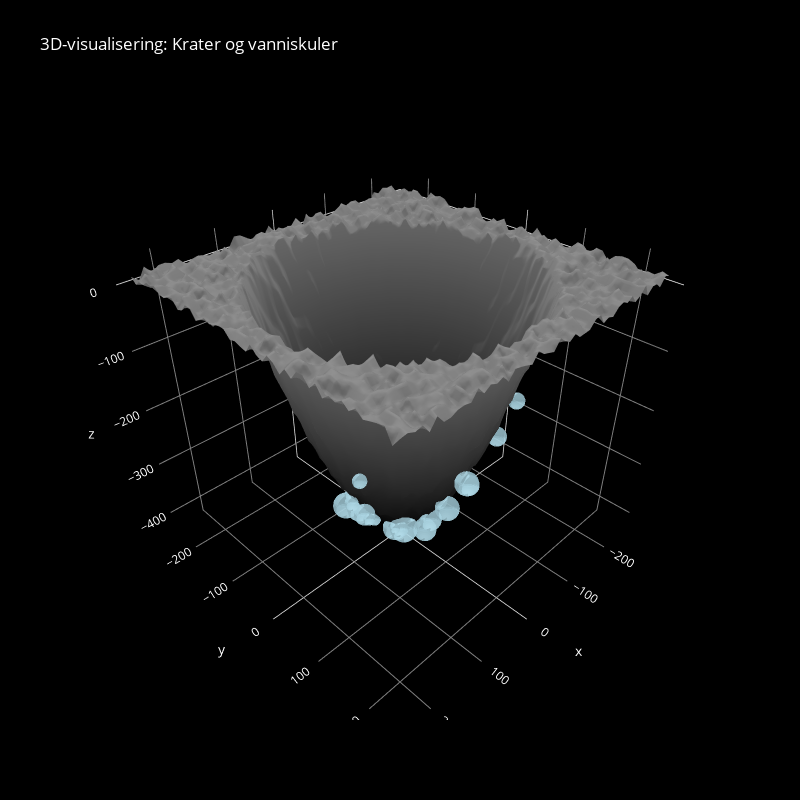
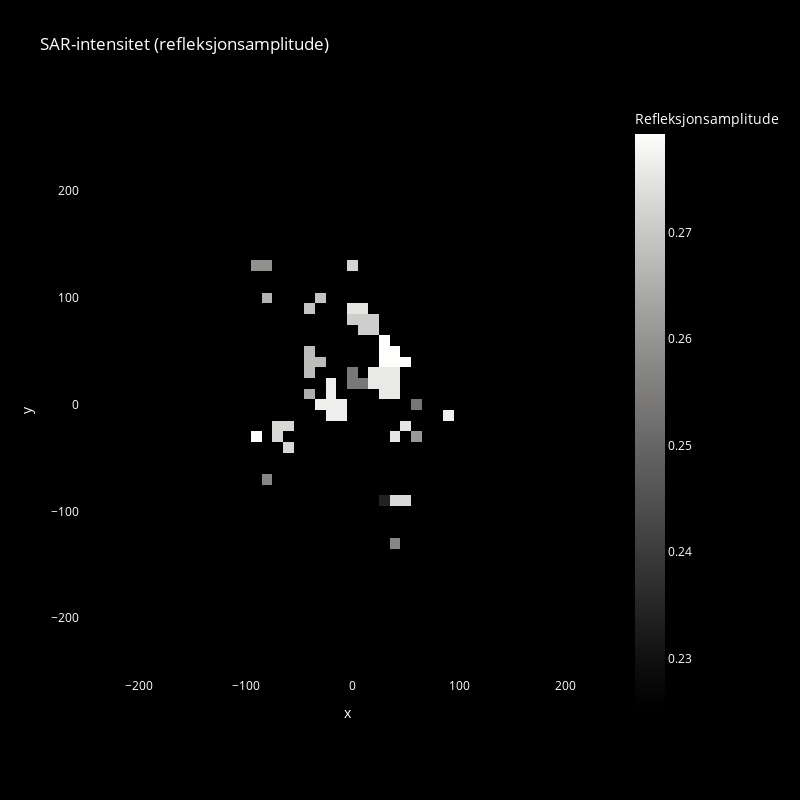
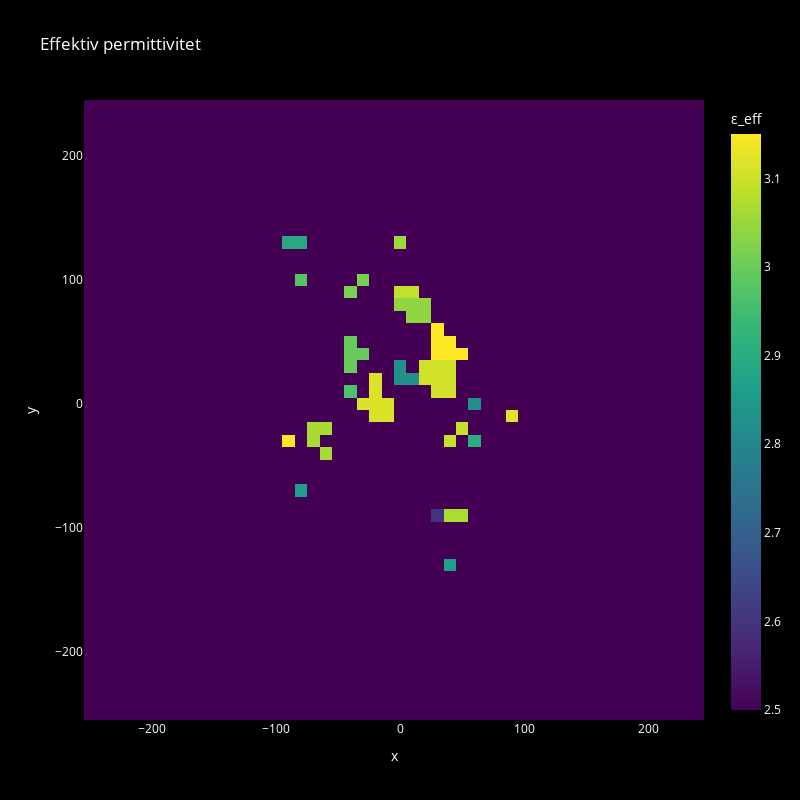
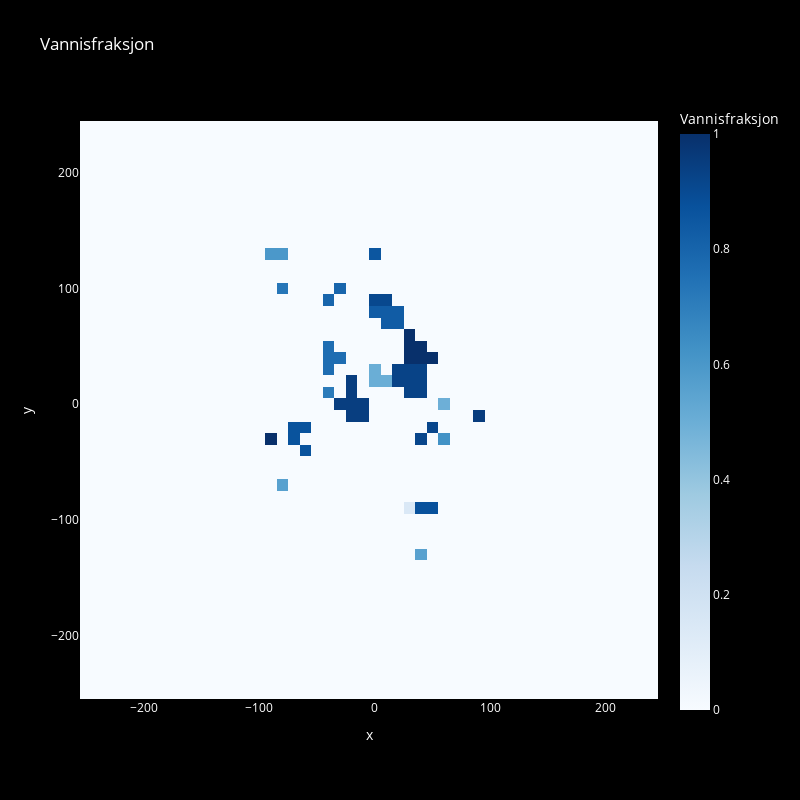

Notebook cell for these charts, in order:
### Code cell
import numpy as np
import plotly.graph_objects as go
import plotly.express as px

# ---------------------------
# Konstanter og parametere
# ---------------------------
c = 3e8  # m/s
frequency = 1e9      # Hz
sat_height = 50e3     # m
pixel_size = 10       # m (romlig oppløsning)
domain_size = 500     # m^2
wavelength = c / frequency

epsilon_regolith = 2.5
epsilon_ice = 3.15

crater_center = (0, 0)
crater_radius = 200
crater_depth = 400
mixing_depth = 20 # Avgjør fraksjonen av vannis

# ---------------------------
# 1. Grid og overflate
# ---------------------------
x = np.arange(-domain_size/2, domain_size/2, pixel_size)
y = np.arange(-domain_size/2, domain_size/2, pixel_size)
X, Y = np.meshgrid(x, y)

R = np.sqrt((X - crater_center[0])**2 + (Y - crater_center[1])**2)
surface = np.zeros_like(X)
inside_crater = R < crater_radius
surface[inside_crater] = -crater_depth * (1 - (R[inside_crater] / crater_radius)**2)

# Add some texture to the top of the crater with rounded edges and a small wall
terrain_texture = np.random.uniform(0, 20, size=surface.shape)
surface += terrain_texture

# ---------------------------
# 2. Vanniskuler i kraterets bunn
# ---------------------------
np.random.seed(69420)
num_ice_spheres = 80
ice_spheres = []

for _ in range(num_ice_spheres):
    radius = np.random.normal(15, 5)
    depth = np.random.uniform(1, 5)
    
    # 1. Velg en tilfeldig høyde (cz) for vanniskulen
    cz = np.random.normal(-crater_depth-radius, crater_depth / 4)

    # 2. Beregn den tilgjengelige radiusen på kraterveggen for denne høyden
    valid_indices = np.where(np.abs(surface - cz) < 1)  # Finn punktene der høyden cz er nærmest overflaten
    possible_R = R[valid_indices]  # Radius på de punktene

    if len(possible_R) > 0:
        # Velg en tilfeldig radius for isblokken fra mulige verdier
        R_at_cz = np.random.choice(possible_R) + radius*1.1

        # 3. Velg en tilfeldig posisjon (x, y) på kraterveggen ved høyden cz
        angle = np.random.uniform(0, 2 * np.pi)
        cx = R_at_cz * np.cos(angle)  # x-posisjon
        cy = R_at_cz * np.sin(angle)  # y-posisjon

        # 4. Legg kulen til listen
        ice_spheres.append((cx, cy, cz, radius))

# ---------------------------
# 3. Beregn vannisfraksjon i hvert piksel
# ---------------------------
f_ice = np.zeros_like(X, dtype=float)

for cx, cy, cz, radius in ice_spheres:
    dist_xy = np.sqrt((X - cx)**2 + (Y - cy)**2)
    depth_from_surface = surface - cz
    in_sphere = (dist_xy <= radius) & (depth_from_surface <= radius)

    f_block = np.clip(radius / mixing_depth, 0, 1)
    f_ice[in_sphere] = np.maximum(f_ice[in_sphere], f_block)

# ---------------------------
# 4. Effektiv permittivitet og SAR-refleksjon
# ---------------------------
epsilon_eff = f_ice * epsilon_ice + (1 - f_ice) * epsilon_regolith

r_horiz = np.sqrt(X**2 + Y**2)
d_surface = np.sqrt(r_horiz**2 + (sat_height - surface)**2)
theta = np.arctan2(r_horiz, (sat_height - surface))
sqrt_term = np.sqrt(np.maximum(epsilon_eff - np.sin(theta)**2, 0))
r_eff = (np.cos(theta) - sqrt_term) / (np.cos(theta) + sqrt_term)

# Inkluder bølgelengden i refleksjonskoeffisienten
r_eff = r_eff * np.exp(-2j * np.pi * d_surface / wavelength)
amp = np.abs(r_eff)

# ---------------------------
# 5. Plotly 3D-visualisering
# ---------------------------
fig3d = go.Figure()

fig3d.add_trace(go.Surface(
    z=surface, x=X, y=Y,
    colorscale=[[0, 'black'], [1, 'gray']],
    showscale=False, opacity=1.0,
    name="Overflate"
))

for cx, cy, cz, radius in ice_spheres:
    u = np.linspace(0, 2 * np.pi, 20)
    v = np.linspace(0, np.pi, 20)
    u, v = np.meshgrid(u, v)
    xs = radius * np.cos(u) * np.sin(v) + cx
    ys = radius * np.sin(u) * np.sin(v) + cy
    zs = radius * np.cos(v) + cz
    fig3d.add_trace(go.Surface(
        x=xs, y=ys, z=zs,
        colorscale=[[0, 'lightblue'], [1, 'lightblue']],
        showscale=False, opacity=0.7,
        name='Vannis'
    ))

fig3d.update_layout(
    width=800, height=800,
    title="3D-visualisering: Krater og vanniskuler",
    scene=dict(
        xaxis_title='x', yaxis_title='y', zaxis_title='z',
        xaxis=dict(backgroundcolor='black', gridcolor='gray', color='white'),
        yaxis=dict(backgroundcolor='black', gridcolor='gray', color='white'),
        zaxis=dict(backgroundcolor='black', gridcolor='gray', color='white'),
        bgcolor='black'
    ),
    paper_bgcolor='black',
    plot_bgcolor='black',
    font=dict(color='white')
)
fig3d.show()

# ---------------------------
# 6. Plotly 2D Visualisering med svart bakgrunn
# ---------------------------

fig_amp = px.imshow(amp, x=x, y=y, color_continuous_scale='gray',
                   origin='lower',
                   labels={'color': 'Refleksjonsamplitude'},
                   title='SAR-intensitet (refleksjonsamplitude)')
fig_amp.update_layout(
    width=800, height=800,
    xaxis_title='x',
    yaxis_title='y',
    paper_bgcolor='black',
    plot_bgcolor='black',
    font_color='white',
    coloraxis_colorbar=dict(bgcolor='black'),
    xaxis=dict(showgrid=True, gridcolor='white', zeroline=False, color='white'),
    yaxis=dict(showgrid=True, gridcolor='white', zeroline=False, color='white')
)
fig_amp.show()

fig_eps = px.imshow(epsilon_eff, x=x, y=y, color_continuous_scale='viridis',
                   origin='lower',
                   labels={'color': 'ε_eff'},
                   title='Effektiv permittivitet')
fig_eps.update_layout(
    width=800, height=800,
    xaxis_title='x',
    yaxis_title='y',
    paper_bgcolor='black',
    plot_bgcolor='black',
    font_color='white',
    coloraxis_colorbar=dict(bgcolor='black'),
    xaxis=dict(showgrid=True, gridcolor='white', zeroline=False, color='white'),
    yaxis=dict(showgrid=True, gridcolor='white', zeroline=False, color='white')
)
fig_eps.show()

fig_frac = px.imshow(f_ice, x=x, y=y, color_continuous_scale='Blues',
                    origin='lower',
                    labels={'color': 'Vannisfraksjon'},
                    title='Vannisfraksjon')
fig_frac.update_layout(
    width=800, height=800,
    xaxis_title='x',
    yaxis_title='y',
    paper_bgcolor='black',
    plot_bgcolor='black',
    font_color='white',
    coloraxis_colorbar=dict(bgcolor='black'),
    xaxis=dict(showgrid=True, gridcolor='white', zeroline=False, color='white'),
    yaxis=dict(showgrid=True, gridcolor='white', zeroline=False, color='white')
)
fig_frac.show()

### Figure 1 — Plotly figure (JSON) as saved in the notebook; plotly's stock layout.template omitted (floating-point values rounded to 4 significant figures; data arrays with more than 128 entries replaced by an {"elided": "..."} marker saying what was removed)
{"data": [{"colorscale": [[0, "black"], [1, "gray"]], "name": "Overflate", "opacity": 1, "showscale": false, "type": "surface", "x": {"elided": "50x50 int values"}, "y": {"elided": "50x50 int values"}, "z": {"elided": "50x50 float values"}}, {"colorscale": [[0, "lightblue"], [1, "lightblue"]], "name": "Vannis", "opacity": 0.7, "showscale": false, "type": "surface", "x": {"elided": "20x20 float values"}, "y": {"elided": "20x20 float values"}, "z": {"elided": "20x20 float values"}}, {"colorscale": [[0, "lightblue"], [1, "lightblue"]], "name": "Vannis", "opacity": 0.7, "showscale": false, "type": "surface", "x": {"elided": "20x20 float values"}, "y": {"elided": "20x20 float values"}, "z": {"elided": "20x20 float values"}}, {"colorscale": [[0, "lightblue"], [1, "lightblue"]], "name": "Vannis", "opacity": 0.7, "showscale": false, "type": "surface", "x": {"elided": "20x20 float values"}, "y": {"elided": "20x20 float values"}, "z": {"elided": "20x20 float values"}}, {"colorscale": [[0, "lightblue"], [1, "lightblue"]], "name": "Vannis", "opacity": 0.7, "showscale": false, "type": "surface", "x": {"elided": "20x20 float values"}, "y": {"elided": "20x20 float values"}, "z": {"elided": "20x20 float values"}}, {"colorscale": [[0, "lightblue"], [1, "lightblue"]], "name": "Vannis", "opacity": 0.7, "showscale": false, "type": "surface", "x": {"elided": "20x20 float values"}, "y": {"elided": "20x20 float values"}, "z": {"elided": "20x20 float values"}}, {"colorscale": [[0, "lightblue"], [1, "lightblue"]], "name": "Vannis", "opacity": 0.7, "showscale": false, "type": "surface", "x": {"elided": "20x20 float values"}, "y": {"elided": "20x20 float values"}, "z": {"elided": "20x20 float values"}}, {"colorscale": [[0, "lightblue"], [1, "lightblue"]], "name": "Vannis", "opacity": 0.7, "showscale": false, "type": "surface", "x": {"elided": "20x20 float values"}, "y": {"elided": "20x20 float values"}, "z": {"elided": "20x20 float values"}}, {"colorscale": [[0, "lightblue"], [1, "lightblue"]], "name": "Vannis", "opacity": 0.7, "showscale": false, "type": "surface", "x": {"elided": "20x20 float values"}, "y": {"elided": "20x20 float values"}, "z": {"elided": "20x20 float values"}}, {"colorscale": [[0, "lightblue"], [1, "lightblue"]], "name": "Vannis", "opacity": 0.7, "showscale": false, "type": "surface", "x": {"elided": "20x20 float values"}, "y": {"elided": "20x20 float values"}, "z": {"elided": "20x20 float values"}}, {"colorscale": [[0, "lightblue"], [1, "lightblue"]], "name": "Vannis", "opacity": 0.7, "showscale": false, "type": "surface", "x": {"elided": "20x20 float values"}, "y": {"elided": "20x20 float values"}, "z": {"elided": "20x20 float values"}}, {"colorscale": [[0, "lightblue"], [1, "lightblue"]], "name": "Vannis", "opacity": 0.7, "showscale": false, "type": "surface", "x": {"elided": "20x20 float values"}, "y": {"elided": "20x20 float values"}, "z": {"elided": "20x20 float values"}}, {"colorscale": [[0, "lightblue"], [1, "lightblue"]], "name": "Vannis", "opacity": 0.7, "showscale": false, "type": "surface", "x": {"elided": "20x20 float values"}, "y": {"elided": "20x20 float values"}, "z": {"elided": "20x20 float values"}}, {"colorscale": [[0, "lightblue"], [1, "lightblue"]], "name": "Vannis", "opacity": 0.7, "showscale": false, "type": "surface", "x": {"elided": "20x20 float values"}, "y": {"elided": "20x20 float values"}, "z": {"elided": "20x20 float values"}}, {"colorscale": [[0, "lightblue"], [1, "lightblue"]], "name": "Vannis", "opacity": 0.7, "showscale": false, "type": "surface", "x": {"elided": "20x20 float values"}, "y": {"elided": "20x20 float values"}, "z": {"elided": "20x20 float values"}}, {"colorscale": [[0, "lightblue"], [1, "lightblue"]], "name": "Vannis", "opacity": 0.7, "showscale": false, "type": "surface", "x": {"elided": "20x20 float values"}, "y": {"elided": "20x20 float values"}, "z": {"elided": "20x20 float values"}}, {"colorscale": [[0, "lightblue"], [1, "lightblue"]], "name": "Vannis", "opacity": 0.7, "showscale": false, "type": "surface", "x": {"elided": "20x20 float values"}, "y": {"elided": "20x20 float values"}, "z": {"elided": "20x20 float values"}}, {"colorscale": [[0, "lightblue"], [1, "lightblue"]], "name": "Vannis", "opacity": 0.7, "showscale": false, "type": "surface", "x": {"elided": "20x20 float values"}, "y": {"elided": "20x20 float values"}, "z": {"elided": "20x20 float values"}}, {"colorscale": [[0, "lightblue"], [1, "lightblue"]], "name": "Vannis", "opacity": 0.7, "showscale": false, "type": "surface", "x": {"elided": "20x20 float values"}, "y": {"elided": "20x20 float values"}, "z": {"elided": "20x20 float values"}}, {"colorscale": [[0, "lightblue"], [1, "lightblue"]], "name": "Vannis", "opacity": 0.7, "showscale": false, "type": "surface", "x": {"elided": "20x20 float values"}, "y": {"elided": "20x20 float values"}, "z": {"elided": "20x20 float values"}}, {"colorscale": [[0, "lightblue"], [1, "lightblue"]], "name": "Vannis", "opacity": 0.7, "showscale": false, "type": "surface", "x": {"elided": "20x20 float values"}, "y": {"elided": "20x20 float values"}, "z": {"elided": "20x20 float values"}}, {"colorscale": [[0, "lightblue"], [1, "lightblue"]], "name": "Vannis", "opacity": 0.7, "showscale": false, "type": "surface", "x": {"elided": "20x20 float values"}, "y": {"elided": "20x20 float values"}, "z": {"elided": "20x20 float values"}}, {"colorscale": [[0, "lightblue"], [1, "lightblue"]], "name": "Vannis", "opacity": 0.7, "showscale": false, "type": "surface", "x": {"elided": "20x20 float values"}, "y": {"elided": "20x20 float values"}, "z": {"elided": "20x20 float values"}}, {"colorscale": [[0, "lightblue"], [1, "lightblue"]], "name": "Vannis", "opacity": 0.7, "showscale": false, "type": "surface", "x": {"elided": "20x20 float values"}, "y": {"elided": "20x20 float values"}, "z": {"elided": "20x20 float values"}}, {"colorscale": [[0, "lightblue"], [1, "lightblue"]], "name": "Vannis", "opacity": 0.7, "showscale": false, "type": "surface", "x": {"elided": "20x20 float values"}, "y": {"elided": "20x20 float values"}, "z": {"elided": "20x20 float values"}}, {"colorscale": [[0, "lightblue"], [1, "lightblue"]], "name": "Vannis", "opacity": 0.7, "showscale": false, "type": "surface", "x": {"elided": "20x20 float values"}, "y": {"elided": "20x20 float values"}, "z": {"elided": "20x20 float values"}}, {"colorscale": [[0, "lightblue"], [1, "lightblue"]], "name": "Vannis", "opacity": 0.7, "showscale": false, "type": "surface", "x": {"elided": "20x20 float values"}, "y": {"elided": "20x20 float values"}, "z": {"elided": "20x20 float values"}}, {"colorscale": [[0, "lightblue"], [1, "lightblue"]], "name": "Vannis", "opacity": 0.7, "showscale": false, "type": "surface", "x": {"elided": "20x20 float values"}, "y": {"elided": "20x20 float values"}, "z": {"elided": "20x20 float values"}}, {"colorscale": [[0, "lightblue"], [1, "lightblue"]], "name": "Vannis", "opacity": 0.7, "showscale": false, "type": "surface", "x": {"elided": "20x20 float values"}, "y": {"elided": "20x20 float values"}, "z": {"elided": "20x20 float values"}}, {"colorscale": [[0, "lightblue"], [1, "lightblue"]], "name": "Vannis", "opacity": 0.7, "showscale": false, "type": "surface", "x": {"elided": "20x20 float values"}, "y": {"elided": "20x20 float values"}, "z": {"elided": "20x20 float values"}}, {"colorscale": [[0, "lightblue"], [1, "lightblue"]], "name": "Vannis", "opacity": 0.7, "showscale": false, "type": "surface", "x": {"elided": "20x20 float values"}, "y": {"elided": "20x20 float values"}, "z": {"elided": "20x20 float values"}}, {"colorscale": [[0, "lightblue"], [1, "lightblue"]], "name": "Vannis", "opacity": 0.7, "showscale": false, "type": "surface", "x": {"elided": "20x20 float values"}, "y": {"elided": "20x20 float values"}, "z": {"elided": "20x20 float values"}}, {"colorscale": [[0, "lightblue"], [1, "lightblue"]], "name": "Vannis", "opacity": 0.7, "showscale": false, "type": "surface", "x": {"elided": "20x20 float values"}, "y": {"elided": "20x20 float values"}, "z": {"elided": "20x20 float values"}}, {"colorscale": [[0, "lightblue"], [1, "lightblue"]], "name": "Vannis", "opacity": 0.7, "showscale": false, "type": "surface", "x": {"elided": "20x20 float values"}, "y": {"elided": "20x20 float values"}, "z": {"elided": "20x20 float values"}}, {"colorscale": [[0, "lightblue"], [1, "lightblue"]], "name": "Vannis", "opacity": 0.7, "showscale": false, "type": "surface", "x": {"elided": "20x20 float values"}, "y": {"elided": "20x20 float values"}, "z": {"elided": "20x20 float values"}}, {"colorscale": [[0, "lightblue"], [1, "lightblue"]], "name": "Vannis", "opacity": 0.7, "showscale": false, "type": "surface", "x": {"elided": "20x20 float values"}, "y": {"elided": "20x20 float values"}, "z": {"elided": "20x20 float values"}}, {"colorscale": [[0, "lightblue"], [1, "lightblue"]], "name": "Vannis", "opacity": 0.7, "showscale": false, "type": "surface", "x": {"elided": "20x20 float values"}, "y": {"elided": "20x20 float values"}, "z": {"elided": "20x20 float values"}}], "layout": {"font": {"color": "white"}, "height": 800, "paper_bgcolor": "black", "plot_bgcolor": "black", "scene": {"bgcolor": "black", "xaxis": {"backgroundcolor": "black", "color": "white", "gridcolor": "gray", "title": {"text": "x"}}, "yaxis": {"backgroundcolor": "black", "color": "white", "gridcolor": "gray", "title": {"text": "y"}}, "zaxis": {"backgroundcolor": "black", "color": "white", "gridcolor": "gray", "title": {"text": "z"}}}, "title": {"text": "3D-visualisering: Krater og vanniskuler"}, "width": 800}}

### Figure 2 — Plotly figure (JSON) as saved in the notebook; plotly's stock layout.template omitted (floating-point values rounded to 4 significant figures; data arrays with more than 128 entries replaced by an {"elided": "..."} marker saying what was removed)
{"data": [{"coloraxis": "coloraxis", "hovertemplate": "x: %{x}<br>y: %{y}<br>Refleksjonsamplitude: %{z}<extra></extra>", "name": "0", "type": "heatmap", "x": [-250, -240, -230, -220, -210, -200, -190, -180, -170, -160, -150, -140, -130, -120, -110, -100, -90, -80, -70, -60, -50, -40, -30, -20, -10, 0, 10, 20, 30, 40, 50, 60, 70, 80, 90, 100, 110, 120, 130, 140, 150, 160, 170, 180, 190, 200, 210, 220, 230, 240], "xaxis": "x", "y": [-250, -240, -230, -220, -210, -200, -190, -180, -170, -160, -150, -140, -130, -120, -110, -100, -90, -80, -70, -60, -50, -40, -30, -20, -10, 0, 10, 20, 30, 40, 50, 60, 70, 80, 90, 100, 110, 120, 130, 140, 150, 160, 170, 180, 190, 200, 210, 220, 230, 240], "yaxis": "y", "z": {"elided": "50x50 float values"}}], "layout": {"coloraxis": {"colorbar": {"bgcolor": "black", "title": {"text": "Refleksjonsamplitude"}}, "colorscale": [[0, "rgb(0, 0, 0)"], [0.09091, "rgb(16, 16, 16)"], [0.1818, "rgb(38, 38, 38)"], [0.2727, "rgb(59, 59, 59)"], [0.3636, "rgb(81, 80, 80)"], [0.4545, "rgb(102, 101, 101)"], [0.5455, "rgb(124, 123, 122)"], [0.6364, "rgb(146, 146, 145)"], [0.7273, "rgb(171, 171, 170)"], [0.8182, "rgb(197, 197, 195)"], [0.9091, "rgb(224, 224, 223)"], [1, "rgb(254, 254, 253)"]]}, "font": {"color": "white"}, "height": 800, "paper_bgcolor": "black", "plot_bgcolor": "black", "title": {"text": "SAR-intensitet (refleksjonsamplitude)"}, "width": 800, "xaxis": {"anchor": "y", "color": "white", "constrain": "domain", "domain": [0, 1], "gridcolor": "white", "scaleanchor": "y", "showgrid": true, "title": {"text": "x"}, "zeroline": false}, "yaxis": {"anchor": "x", "autorange": true, "color": "white", "constrain": "domain", "domain": [0, 1], "gridcolor": "white", "showgrid": true, "title": {"text": "y"}, "zeroline": false}}}

### Figure 3 — Plotly figure (JSON) as saved in the notebook; plotly's stock layout.template omitted (floating-point values rounded to 4 significant figures; data arrays with more than 128 entries replaced by an {"elided": "..."} marker saying what was removed)
{"data": [{"coloraxis": "coloraxis", "hovertemplate": "x: %{x}<br>y: %{y}<br>ε_eff: %{z}<extra></extra>", "name": "0", "type": "heatmap", "x": [-250, -240, -230, -220, -210, -200, -190, -180, -170, -160, -150, -140, -130, -120, -110, -100, -90, -80, -70, -60, -50, -40, -30, -20, -10, 0, 10, 20, 30, 40, 50, 60, 70, 80, 90, 100, 110, 120, 130, 140, 150, 160, 170, 180, 190, 200, 210, 220, 230, 240], "xaxis": "x", "y": [-250, -240, -230, -220, -210, -200, -190, -180, -170, -160, -150, -140, -130, -120, -110, -100, -90, -80, -70, -60, -50, -40, -30, -20, -10, 0, 10, 20, 30, 40, 50, 60, 70, 80, 90, 100, 110, 120, 130, 140, 150, 160, 170, 180, 190, 200, 210, 220, 230, 240], "yaxis": "y", "z": {"elided": "50x50 float values"}}], "layout": {"coloraxis": {"colorbar": {"bgcolor": "black", "title": {"text": "ε_eff"}}, "colorscale": [[0, "#440154"], [0.1111, "#482878"], [0.2222, "#3e4989"], [0.3333, "#31688e"], [0.4444, "#26828e"], [0.5556, "#1f9e89"], [0.6667, "#35b779"], [0.7778, "#6ece58"], [0.8889, "#b5de2b"], [1, "#fde725"]]}, "font": {"color": "white"}, "height": 800, "paper_bgcolor": "black", "plot_bgcolor": "black", "title": {"text": "Effektiv permittivitet"}, "width": 800, "xaxis": {"anchor": "y", "color": "white", "constrain": "domain", "domain": [0, 1], "gridcolor": "white", "scaleanchor": "y", "showgrid": true, "title": {"text": "x"}, "zeroline": false}, "yaxis": {"anchor": "x", "autorange": true, "color": "white", "constrain": "domain", "domain": [0, 1], "gridcolor": "white", "showgrid": true, "title": {"text": "y"}, "zeroline": false}}}

### Figure 4 — Plotly figure (JSON) as saved in the notebook; plotly's stock layout.template omitted (floating-point values rounded to 4 significant figures; data arrays with more than 128 entries replaced by an {"elided": "..."} marker saying what was removed)
{"data": [{"coloraxis": "coloraxis", "hovertemplate": "x: %{x}<br>y: %{y}<br>Vannisfraksjon: %{z}<extra></extra>", "name": "0", "type": "heatmap", "x": [-250, -240, -230, -220, -210, -200, -190, -180, -170, -160, -150, -140, -130, -120, -110, -100, -90, -80, -70, -60, -50, -40, -30, -20, -10, 0, 10, 20, 30, 40, 50, 60, 70, 80, 90, 100, 110, 120, 130, 140, 150, 160, 170, 180, 190, 200, 210, 220, 230, 240], "xaxis": "x", "y": [-250, -240, -230, -220, -210, -200, -190, -180, -170, -160, -150, -140, -130, -120, -110, -100, -90, -80, -70, -60, -50, -40, -30, -20, -10, 0, 10, 20, 30, 40, 50, 60, 70, 80, 90, 100, 110, 120, 130, 140, 150, 160, 170, 180, 190, 200, 210, 220, 230, 240], "yaxis": "y", "z": {"elided": "50x50 float values"}}], "layout": {"coloraxis": {"colorbar": {"bgcolor": "black", "title": {"text": "Vannisfraksjon"}}, "colorscale": [[0, "rgb(247,251,255)"], [0.125, "rgb(222,235,247)"], [0.25, "rgb(198,219,239)"], [0.375, "rgb(158,202,225)"], [0.5, "rgb(107,174,214)"], [0.625, "rgb(66,146,198)"], [0.75, "rgb(33,113,181)"], [0.875, "rgb(8,81,156)"], [1, "rgb(8,48,107)"]]}, "font": {"color": "white"}, "height": 800, "paper_bgcolor": "black", "plot_bgcolor": "black", "title": {"text": "Vannisfraksjon"}, "width": 800, "xaxis": {"anchor": "y", "color": "white", "constrain": "domain", "domain": [0, 1], "gridcolor": "white", "scaleanchor": "y", "showgrid": true, "title": {"text": "x"}, "zeroline": false}, "yaxis": {"anchor": "x", "autorange": true, "color": "white", "constrain": "domain", "domain": [0, 1], "gridcolor": "white", "showgrid": true, "title": {"text": "y"}, "zeroline": false}}}
